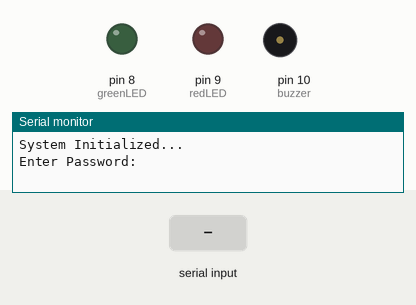
Bench run of a sketch on a simulated Arduino Uno, built with avr-gcc and run on an emulated ATmega328P. Shown: output pins drawn as LEDs (lit = HIGH), buzzer (waves = sounding), the last lines printed to the serial monitor. The inputs (shaded band) are chosen by the test bench.

Above: at 1.2 s.
1.3 s: "1\n" received over Serial
At 1.7 s:
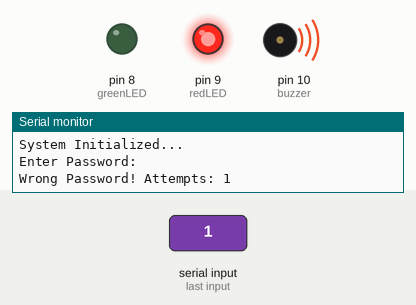
At 2.1 s:
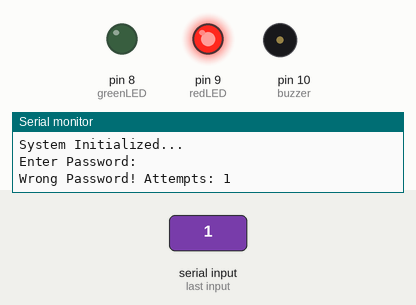
Timing chart, 0 to 4.3 s (numbered marks = the images above; inputs shaded):
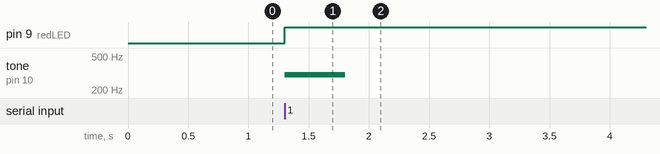

The sketch:

smart-System.ino
```cpp
// --- Arduino Security System: Password Protected Access ---

String password = "1234";
int greenLED = 8;
int redLED = 9;
int buzzer = 10;

int attempts = 0;
int maxAttempts = 3;

void setup() {
  Serial.begin(9600);

  pinMode(greenLED, OUTPUT);
  pinMode(redLED, OUTPUT);
  pinMode(buzzer, OUTPUT);

  Serial.println("System Initialized...");
  Serial.println("Enter Password:");
}

void loop() {
  if (Serial.available() > 0) {
    String input = Serial.readStringUntil('\n');
    input.trim();

    if (attempts < maxAttempts) {
      if (input == password) {
        // --- Access Granted Logic ---
        Serial.println("Access Granted");
        digitalWrite(greenLED, HIGH);
        digitalWrite(redLED, LOW);

        tone(buzzer, 1000);
        delay(1000);
        noTone(buzzer);

        attempts = 0; // Reset attempts on success
      }
      else {
        // --- Wrong Password Logic ---
        attempts++;
        Serial.print("Wrong Password! Attempts: ");
        Serial.println(attempts);

        digitalWrite(greenLED, LOW);
        digitalWrite(redLED, HIGH);

        tone(buzzer, 300);
        delay(500);
        noTone(buzzer);

        if (attempts >= maxAttempts) {
          // --- System Lockdown ---
          Serial.println("System Locked!");

          for (int i = 0; i < 5; i++) {
            tone(buzzer, 500);
            delay(300);
            noTone(buzzer);
            delay(300);
          }

          delay(5000); // 5 seconds lockout period
          attempts = 0; // Reset after lockout
          Serial.println("Try Again:");
        }
      }
    }
  }
}
```

Measured:
- after the input at 1.3 s, pin 9 (redLED): LOW → HIGH at once; tone on pin 10 (buzzer): silent → 300 Hz at once, → silent 0.50 s later
